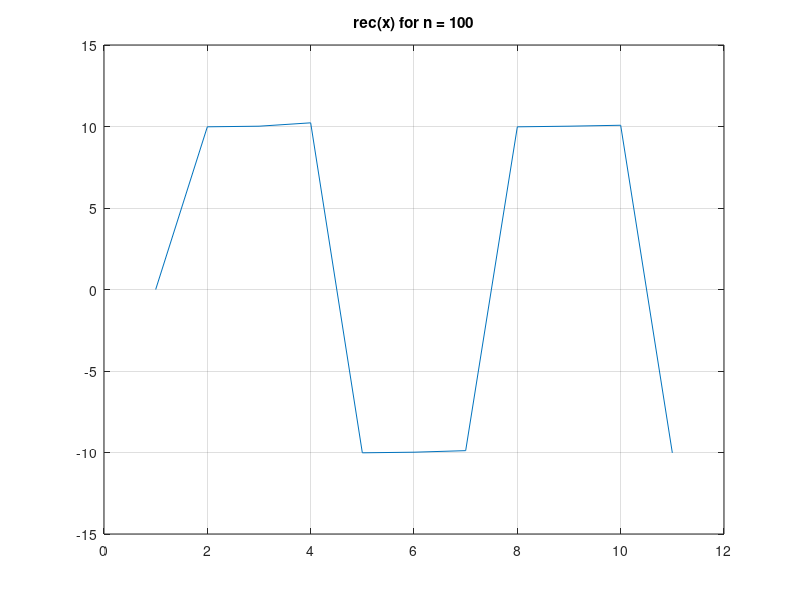
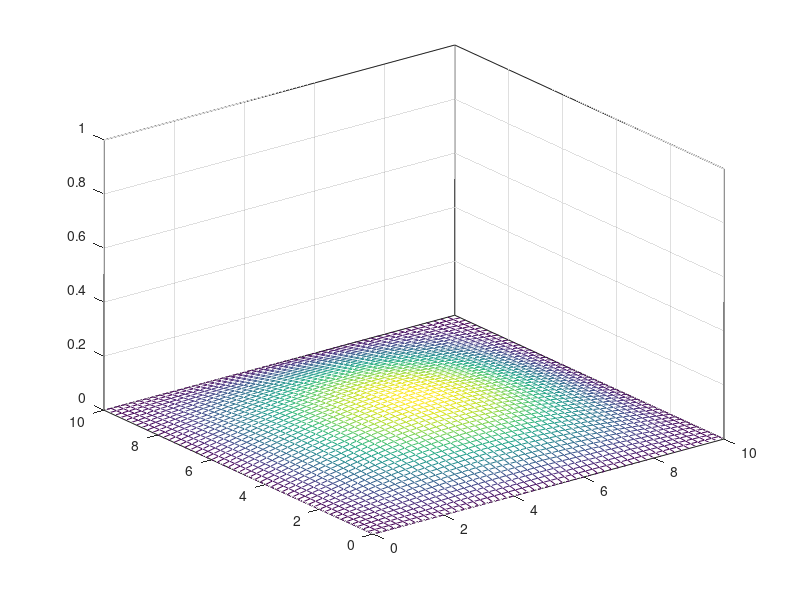

These figures' MATLAB source, in order: (Note: this script raises an error after producing the figures.)
% ===========
% Aufgabe 1.1:
% ===========

clear all   % Es werden alle Variablen geloescht
close all   % Es werden alle Fenster geschlossen
clc         % Das Command Window wird zurueckgesetzt

%% 
clear all;close all;clc;

% Aufgabe 1.1.1:

% Matrix A und Vektor b
A = [1, 2, 4; 2, 2, 1; 3, 2, 0];
b = [5; 4; 1];

% Zeit
tic
x1 = inv(A)*b
toc
tic
x2 = mldivide(A, b)
toc

% numerischer Fehler
norm(A*x1 - b)
norm(A*x2 - b)

% mldivide ist schneller (0.000148 vs 0.000070) und numerisch genauer

%% 
clear all;close all;clc;

% Aufgabe 1.1.2:

% rect(x) ~~ A* sum(k=1 bis n) 4/pi*(2k-1) * sin((2k-1)x)

A = 10;
x = 0:1:10;
n = 1;
y = 0

for n=1:1:100
    y = y + A*(4/(pi*(2*n -1))) * sin((2*n -1)*x);
    plot(y)
    title(['rec(x) for n = ', num2str(n)])
    grid on
    pause()
    %pause(0.01)
end

%% 
clear all;close all;clc;

% Aufgabe 1.1.3:

% f(x,y,t) = sin(x*pi/10)*sin(y*pi/10)*|sin(t)|
step_size = 0.2;
range = 0:step_size:10;
%times = [0.1, 0.5, 1, 2, 10, 32];
times = 0.1:0.1:10;

[xx,yy] = meshgrid(range,range); % Koordinatenmatrix erzeugen
figure

for t = times
    zz = sin((xx*pi)/10).*sin((yy*pi)/10).*abs(sin(t));

    % Gitterplot
    mesh(xx,yy,zz)
    box on
    grid on
    zlim([0,1])
    
    suptitle(['t = ', num2str(t)]);
    pause(0.1)
end

%%
% ===========
% Aufgabe 1.2:
% ===========

%% 
clear all;close all;clc;

% Aufgabe 1.2.1

%m s(2) + c s(1)  + k s = f

%x1 = s
%x2 = s(1)

%x1. = x2 
%x2. = 1/m * (f - c*x2 - k+x1)

%[x1., x2.] = [[0, 1], [-k/m, -c/m]][x1, x2] + [0, 1/m]*u
%y = [1,0][x1, x2]

syms c  k  m f x1 x2 s0 v0

% Zustandsvektor, Eingangsvektor
x = [x1; x2];
u = f;

% Systemmatrizen
A = [0 1; -k/m -c/m];
B = [0;1/m];
C = [1,0];
D = 0;

xx = A*x + B*u;
y = C*x + D*u;

% Eigenwerte
lambda = eig(A)

% Eigenewrte l1,2 = -(c +/- sqrt(c^2 - 4*k*m)/(2*m)
% c, k, m > 0: Auswirkung auf die Stabilitaet? TODO (z.B. wenn c^2 < 4*k*m,
% dann ist der realteil fix negativ (-c/2m)
lambda
l1 = lambda(1); % = -0.5 + 1.3229 i = -0.5 + sqrt(-7)/2
l2 = lambda(2); % = -0.5 - 1.3229 i = -0.5 - sqrt(-7)/2

% Realteile der Eigenwerte sind negativ, deswegen ist das System stabil.
real(lambda)

% Transitionsmatrix; expm = e^Matrix
t = sym('t');
phi = expm(A * t)

% Einheitssprung Sigma(t) - wir betrachten nur t >= 0
sig = 1;
f = sig;
u = f;

% Allgemeine Loesung
sa = dsolve('D2s = -(k/m)*s - (c/m)*Ds +1/m')

% partikulaere Loesung
sp = dsolve('D2s = -(k/m)*s - (c/m)*Ds + 1/m','s(0)=0', 'Ds(0)=0')


% Aufgabe 1.2.2
% Euler-Verfahren Integration

% Parameter
Tend = 20;
c = 1; 
m = 1;
k = 2;
A = [0 1; -k/m -c/m];
B = [0;1/m];
C = eye(2); % Damit man die Sprungantwort fuer s und v kriegen

% Anfangswerte
s0 = 0;
v0 = 0;
x0 = [s0; v0];

% Abtastzeit und t-Spanne #1
Ta = 0.05; %Anagabe
trange = 0:Ta:Tend;
% Einheitssprung Sigma(t) als Eingangssignal:
u_sig = ones(length(trange),1);
x_euler_1 = int_euler_1_2(A, B, u_sig, x0, Ta, Tend);

% Abtastzeit und t-Spanne #2
Ta2 = 0.02; %Anagabe
trange2 = 0:Ta2:Tend;
% Einheitssprung Sigma(t) als Eingangssignal:
u_sig2 = ones(length(trange2),1);
x_euler_2 = int_euler_1_2(A, B, u_sig2, x0, Ta2, Tend);

% Abtastzeit und t-Spanne #3
Ta3 = 0.1; %Anagabe
trange3 = 0:Ta3:Tend;
% Einheitssprung Sigma(t) als Eingangssignal:
u_sig3 = ones(length(trange3),1);
x_euler_3 = int_euler_1_2(A, B, u_sig3, x0, Ta3, Tend);

% Abtastzeit und t-Spanne #4
Ta4 = 0.2; %Anagabe
trange4 = 0:Ta4:Tend;
% Einheitssprung Sigma(t) als Eingangssignal:
u_sig4 = ones(length(trange4),1);
x_euler_4 = int_euler_1_2(A, B, u_sig4, x0, Ta4, Tend);

% Abtastzeit und t-Spanne #5
Ta5 = 0.4; %Anagabe
trange5 = 0:Ta5:Tend;
% Einheitssprung Sigma(t) als Eingangssignal:
u_sig5 = ones(length(trange5),1);
x_euler_5 = int_euler_1_2(A, B, u_sig5, x0, Ta5, Tend);

% Struktur zur einfachen speicherung der Daten erstellen
field1 = 'ta';     value1 = {Ta, Ta2, Ta3, Ta4, Ta5};
field2 = 'trange'; value2 = {trange, trange2, trange3, trange4, trange5};
field3 = 'u_sig';  value3 = {u_sig, u_sig2, u_sig3, u_sig4, u_sig5};
field4 = 'x_euler';value4 = {x_euler_1, x_euler_2, x_euler_3, x_euler_4, x_euler_5};

% Datenstruktur
s_eulers = struct(field1,value1,field2,value2,field3,value3,field4,value4);

% Exaktes kontiunierliches System generieren
sys = ss(A,B,C,D);
% UEbertragungsfunktion des kont. Systems
%ksys = tf(sys);
% Sprungantwort fuer das kont. System
%step(ksys, trange(end)) % Graph
% Diskretes System generieren mit Ta = 0.05
dsys = c2d(sys, Ta, 'zoh');
% Sprungantwort fuer das diskrete System
dstep = step(dsys, trange(end));

% Exaktes System (sehr fein abgetastet)
TaEx = 0.001;
trangeEx = 0:TaEx:Tend;
dstep2 = step(c2d(sys, TaEx, 'zoh'), trangeEx);

% Differnzen Plotten
% Wertevectoren fuer s und v in array speichern
field1 = 's';
field2 = 'v';
field3 = 'linespace';
field4 = 'l';
value1 = {dstep2(:,1)};
value2 = {dstep2(:,2)};
value3 = {linspace(0, Tend, Tend/TaEx + 1)};
value4 = {sprintf('Kont. Sys. Ta = %0.3fs', TaEx)};

value1 = [value1, dstep(:,1)];
value2 = [value2, dstep(:,2)];
value3 = [value3, linspace(0, Tend, Tend/Ta + 1)];
value4 = [value4, sprintf('disk. Sys. Ta = %0.2fs', Ta)];

for i=1:length(s_eulers)
    value1 = [value1, s_eulers(i).x_euler(1,:)'];
    value2 = [value2, s_eulers(i).x_euler(2,:)'];
    value3 = [value3, linspace(0, Tend, Tend/(s_eulers(i).ta) + 1)];
    value4 = [value4, sprintf('Euler Ta = %0.2fs', (s_eulers(i).ta))];
end

% Struktur fuer die Plott daten
s_plots_sv = struct(field1, value1, field2, value2, field3, value3, field4, value4);

% Plot fuer s
figure
tt = 0:Tend;
plot(s_plots_sv(1).linespace, s_plots_sv(1).s, 'b',  ...
    s_plots_sv(2).linespace, s_plots_sv(2).s, 'm', ...
    s_plots_sv(3).linespace, s_plots_sv(3).s, 'b', ...
    s_plots_sv(4).linespace, s_plots_sv(4).s, 'g', ...
    s_plots_sv(5).linespace, s_plots_sv(5).s, 'r', ...
    s_plots_sv(6).linespace, s_plots_sv(6).s, 'k', ...
    s_plots_sv(7).linespace, s_plots_sv(7).s, 'c')

%plot(tt, sin(tt))
grid on
xlabel('Zeit t [s]')
ylabel('Weg s')
title('Graph fuer s')
legend(s_plots_sv(1).l, s_plots_sv(2).l, s_plots_sv(3).l, ...
        s_plots_sv(4).l, s_plots_sv(5).l, s_plots_sv(6).l, ...
        s_plots_sv(7).l, 'Location', 'SouthEast')
    
% plot fuer v
figure
plot(s_plots_sv(1).linespace, s_plots_sv(1).v, 'b',  ...
    s_plots_sv(2).linespace, s_plots_sv(2).v, 'm', ...
    s_plots_sv(3).linespace, s_plots_sv(3).v, 'b', ...
    s_plots_sv(4).linespace, s_plots_sv(4).v, 'g', ...
    s_plots_sv(5).linespace, s_plots_sv(5).v, 'r', ...
    s_plots_sv(6).linespace, s_plots_sv(6).v, 'k', ...
    s_plots_sv(7).linespace, s_plots_sv(7).v, 'c')
grid on
xlabel('Zeit t [s]')
ylabel('Geschweidigkeit v [m/s]')
title('Graph fuer v')
legend(s_plots_sv(1).l, s_plots_sv(2).l, s_plots_sv(3).l, ...
        s_plots_sv(4).l, s_plots_sv(5).l, s_plots_sv(6).l, ...
        s_plots_sv(7).l, 'Location', 'SouthEast')



%%
% ===========
% Aufgabe 1.3:
% ===========

%% 
clear all;close all;clc;

syms u x1 x2 x3

% System
% x''' +cos(x)^2 * x'' + x' + e^(-x) *u = 0
% x1 = x            ;   x1' = x2
% x2 = x1' = x'     ;   x2' = x3
% x3 = x2' = x''    ;   x3' = -(cos(x1)^2 *x3 + x2 + e(-x1)*u)
x = [x1, x2, x3]';
xx = [x2; x3; -cos(x1)^2 *x3 - x2 + exp(-x1)*u]

% Simulink Parameter
Ta = 0.05;
% Anfangswerte
x1_0 = 0;
x2_0 = 0;
x3_0 = 0;

% Diff.gl.system
% x''' + cos(x)^2 * x'' + x' + e^(-x)*u = 0
% numerisch berechnen und plotten; @myrigid ist eine .m Datei
[T,Y] = ode45(@myrigid,[0 10],[x1_0 x2_0 x3_0]) % timespan [0 10], Anfangsbed.: [0 0 0]

% numerishce Berechnung ploten
figure
plot(T,Y(:,1),'-',T,Y(:,2),'-',T,Y(:,3),'-')
leg_y1 = sprintf('x1');
leg_y2 = sprintf('x2');
leg_y3 = sprintf('x3');
title('Numerische Berechnung von 1.3 a)')
grid on
legend(leg_y1, leg_y2, leg_y3,'Location', 'SouthEast')


% System um die Ruhelage xr = ur = 0 linearisieren
% Am Zettel


%%
% ===========
% Aufgabe 1.4:
% ===========

%% 
clear all;close all;clc;

syms Ue Us Ua Uc1 Uc2 R1 R2 R3 K
syms Q1 C1 C2 Ur1 Ur2 Ur4 Uc1_ Uc2_
syms is ie ir2 ic1 ic2

% Idealer nichtinvertierender Operationsverstaerker
% Allgemein: Ua = (1 + R2/R1) * Ue => Ua = V*Ue
% hier: V = 1 + ((K-1)*R3)/R3 = 1 + K - 1 = K

% Ua = K * Uc2

x = [Uc1; Uc2];
u = Ue;
d = Us;
y = Ua;

% U = R*i
% Q = C*U
% i_c = dQ/dt = C*dU/dt = C*U'

% C1(Uc1) = dQ1/dUc1
% => dQ1 = C1(Uc1)*dUc1

% Uc{1,2}_ der Unterstrich bezeichnet die Ableitung
is = Ur4/R2;
ie = Ur1/R1;
ic1 = C1*Uc1_;
ic2 = C2*Uc2_;
Ua = K*Uc2;
y = subs(y); % Ua einsetzen

% Knotengleichungen
k1 = ie - ir2 - ic1;
k2 = ic2 - ir2 - is;

% Maschengleichungen
m1 = Ur1 + Ur2 + Uc2 - Ue;
m2 = Ur4 + Uc2 - Us;
m3 = Ur1 + Uc1 + Ua - Ue;
m4 = -Ur2 + Uc1 + Ua - Uc2;

% is aus m2
Ur4 = solve(m2, Ur4);
is = subs(is);

% ie aus m3
Ur1 = solve(m3, Ur1);
ie = subs(ie);

% Loesen nach Ur2_
ir2 = solve (k2, ir2);
Ur2 = R2 * ir2;

m4 = subs(subs(m4));
Uc2_ = simplify(solve(m4, Uc2_));
ic2 = Uc2_ * C2;


% Loesen nach Ur1_
ie = (ic2 - is) + ic1; %k2 in k1 eingesetzt
Ur1 = R1*ie;
m3 = subs(m3);
Uc1_ = simplify(solve(m3, Uc1_));

% X_punkt = f(x, u, d)
Uc1_
Uc2_

% 1.4.2 - Linearisieren
%
% Linearisierung durch Anwendung der Taylor-Formel nach Satz 2.5 und 2.6

% Erzeuge die differenzierten Matrizen
A = [diff(Uc1_, Uc1), diff(Uc1_, Uc2); diff(Uc2_, Uc1), diff(Uc2_, Uc2)]
bu = [diff(Uc1_, Ue); diff(Uc2_, Ue)]
bd = [diff(Uc1_, Us); diff(Uc2_, Us)]

cT = [diff(y, Uc1), diff(y, Uc2)]
du = diff(y, Ue)
dd = diff(y, Us)

% 1.4.3 - Ruhelagen berechnen

syms UeR UsR

Uc1r = solve(Uc1_ == 0, Uc1);
Uc2r = solve(Uc2_ == 0, Uc2);

% in die zweite Geichung setzten wir Uc1r ein und loesen nach Uc2r auf
Uc2r = solve(Uc2 == subs(Uc2r, Uc1, Uc1r), Uc2);

% Uc2r in die erste Gleichung einsetzen und Uc1r berechnen
Uc1r = subs(Uc1r, Uc2, Uc2r);

Uc1r = simplify(subs(Uc1r, [Ue, Us], [UeR, UsR]));
Uc2r = simplify(subs(Uc2r, [Ue, Us], [UeR, UsR]));

% Ruhelagen
x_r = [Uc1r; Uc2r]
yr = subs(y, Uc2, Uc2r)


% 1.4.4 - Übertragungsfunktion

syms UC1_ref C1_ref kC1

% Systemmatrix A berechnen: A = [a11 a12 ; a21 a22]
Q1 = (C1_ref + kC1*((Uc1/2) - UC1_ref))*Uc1;
dQ1 = simplify(diff(Q1, Uc1)) % Erste Ableitung von Q1 nach UC1
ddQ1 = simplify(diff(dQ1, Uc1)) % Zweite Ableitung von Q1 nach UC1
C1 = dQ1;
dC1 = ddQ1;

R1      = 625;    % Widerstand in Ohm
R2      = 3500;   % Widerstand in Ohm
K       = 3;      % Spannungsverstaerkung
C1_ref  = 1e-6;   % Referenz-Kapazitaetswert auf Kennlinie von C1 in F
UC1_ref = -10;    % Referenz-Spannungswert auf Kennlinie von C1 in V
kC1     = 800e-9; % Steigung der Kennlinie von C1 in F/V
C2      = 1e-6; 
UeR = 5;
UsR = 5;

A = double(subs(subs(subs(A), [Uc1, Uc2], [Uc1r, Uc2r])));
bu = double(subs(subs(subs(bu), [Uc1, Uc2], [Uc1r, Uc2r])));
bd = double(subs(subs(subs(bd), [Uc1, Uc2], [Uc1r, Uc2r])));
cT = double(subs(subs(subs(cT), [Uc1, Uc2], [Uc1r, Uc2r])));
du = double(subs(subs(subs(du), [Uc1, Uc2], [Uc1r, Uc2r])));
dd = double(subs(subs(subs(dd), [Uc1, Uc2], [Uc1r, Uc2r])));

% Zustandsraumdarstellung 
sys_gl = ss(A,[bu bd],cT,[du dd]);
G_sys = tf(sys_gl);
G = G_sys(1)  % Uebertragungsfunktion von u zu y
Gd = G_sys(2) % Uebertragungsfunktion von d zu y

% Aufgabe 1.4.5

V = 1.371e06
m = 9.959e05;
% 1 + 2*xi*(s*T) + (s*T)^2 = s^2 + 1600 s + m
% 1 + 1600/m + 1/m s^2 => T^2 = 1/m => T = +/- sqrt(1/m)
% 2*xi*T = 1600/m => xi = 800/sqrt(m)
xi = 800/sqrt(m)
T = sqrt(1/m)


% Aufgabe 1.4.6
figure
bode(G, Gd)
grid on
legend('G(s)','Gd(s)','Location', 'SouthEast')

%TODO interpretation
% tl;dr: Stoerung geht direkt auf den Ausgang durch, sogar besser als der
% Eingang